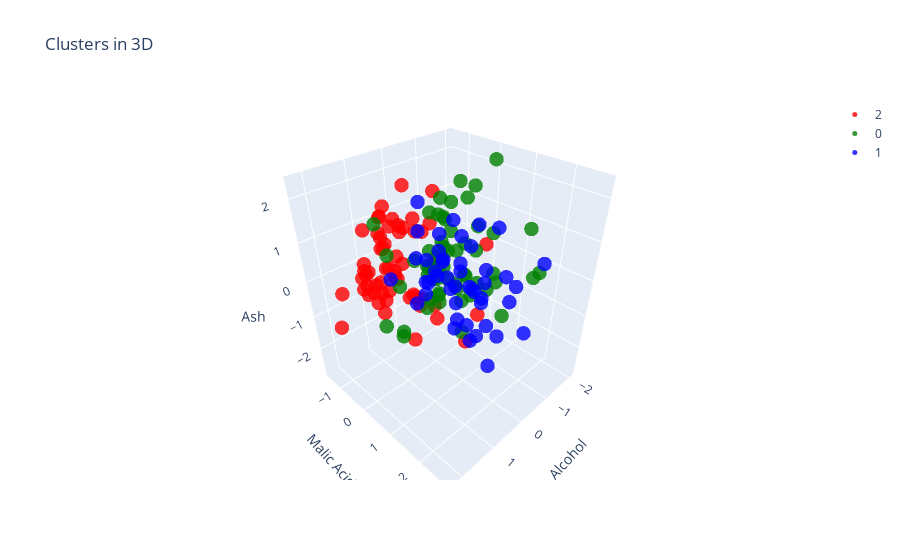

Write notebook code for a chart like this one.
### Code cell
import plotly.graph_objs as go
from plotly.subplots import make_subplots

# Assuming you have a DataFrame 'df' containing the relevant columns
# Replace this DataFrame creation with your actual data

# Generate some example data (replace this with your actual data)
data = {
    'Alcohol': X.Alcohol,
    'Malic_Acid': X.Malic_Acid,
    'Ash': X.Ash,
    'Ash_Alcanity': X.Ash_Alcanity,
    'Magnesium': X.Magnesium,
    'Total_Phenols': X.Total_Phenols,
    'Flavanoids': X.Flavanoids,
    'Nonflavanoid_Phenols': X.Nonflavanoid_Phenols,
    'Proanthocyanin': X.Proanthocyanins,
    'Color_Intensity': X.Color_Intensity,
    'Hue': X.Hue,
    'OD280': X.OD280,
    'Proline': X.Proline,
    'category': X.category,
}
df = pd.DataFrame(data)

# Create traces for each category
traces = []
for category, color in zip(df['category'].unique(), ['red', 'green', 'blue']):
    subset = df[df['category'] == category]
    trace = go.Scatter3d(
        x=subset['Alcohol'],
        y=subset['Malic_Acid'],
        z=subset['Ash'],  
        mode='markers',
        marker=dict(
            color=color,
            size=5,
            opacity=0.8
        ),
        name=str(category)  # Convert category to string
    )
    traces.append(trace)

# Create subplots
fig = make_subplots(rows=1, cols=1, specs=[[{'type': 'scene'}]])

# Add traces to the subplot
for trace in traces:
    fig.add_trace(trace, row=1, col=1)

# Update layout
fig.update_layout(
    scene=dict(
        xaxis=dict(title='Alcohol'),
        yaxis=dict(title='Malic Acid'),
        zaxis=dict(title='Ash')
    ),
    title='Clusters in 3D'
)

# Show plot
fig.show()
